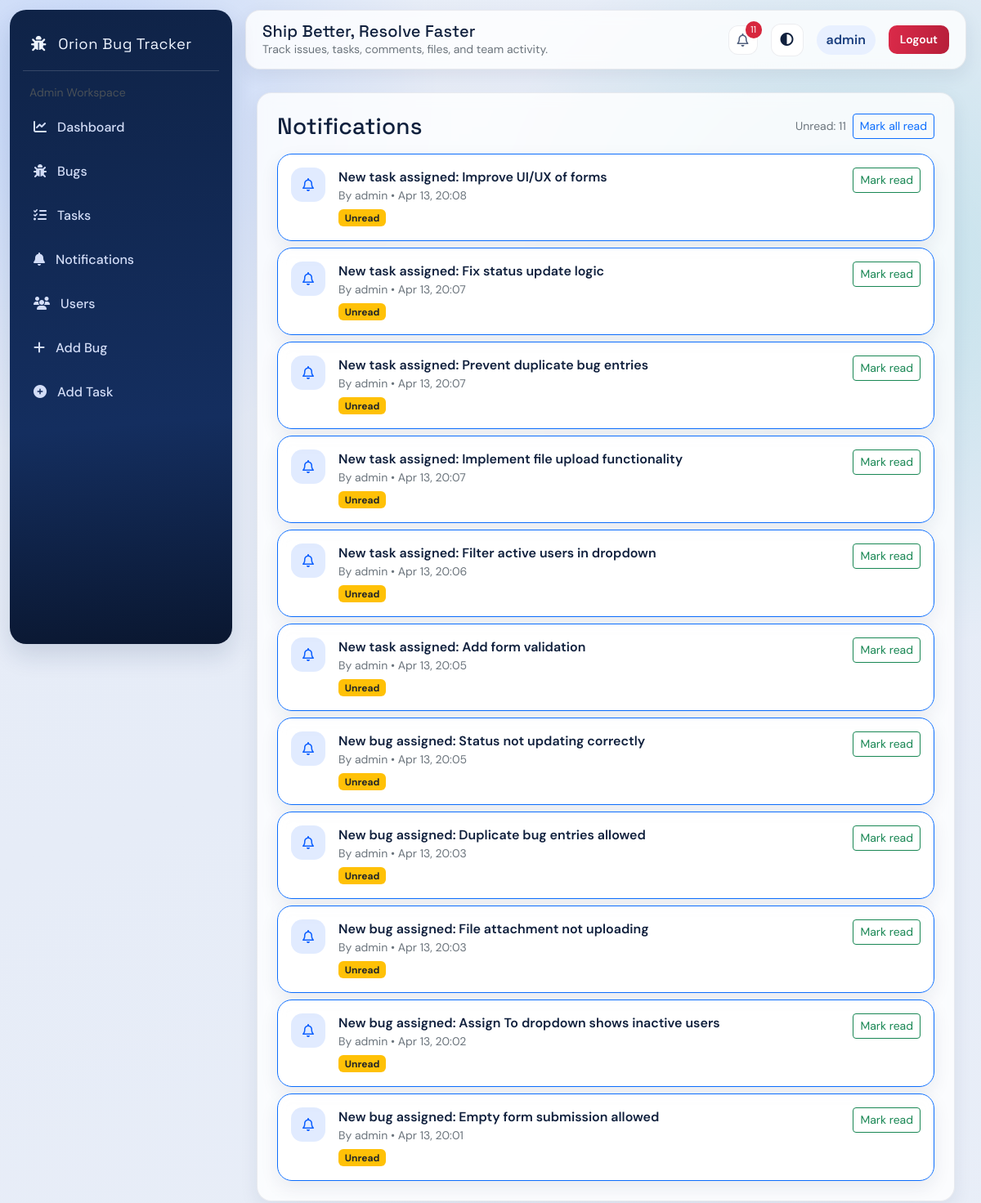
Page /notifications/ (signed in) on the committed database.
### tracker/models.py (models this page shows)
class Notification(models.Model):
    recipient = models.ForeignKey(User, on_delete=models.CASCADE, related_name='notifications')
    actor = models.ForeignKey(User, on_delete=models.SET_NULL, null=True, blank=True, related_name='sent_notifications')
    message = models.CharField(max_length=255)
    bug = models.ForeignKey(Bug, on_delete=models.CASCADE, null=True, blank=True)
    task = models.ForeignKey(Task, on_delete=models.CASCADE, null=True, blank=True)
    is_read = models.BooleanField(default=False)
    created_at = models.DateTimeField(auto_now_add=True)
    class Meta:
        ordering = ['-created_at']

### tracker/views.py (the view)
# urls.py: path('notifications/', views.notifications_view, name='notifications'),
@login_required
def notifications_view(request):
    if request.user.is_superuser:
        notifications = Notification.objects.all()   # ✅ ADMIN sees all
    else:
        notifications = Notification.objects.filter(recipient=request.user)
    return render(request, 'notifications.html', {
        'notifications': notifications,
        'unread_notifications_count': notifications.filter(is_read=False).count(),
    })

### tracker/context_processors.py (called while the page is built)
def notification_count(request):
    if request.user.is_authenticated:
        if request.user.is_superuser:
            count = Notification.objects.filter(is_read=False).count()
        else:
            count = Notification.objects.filter(
                recipient=request.user,
                is_read=False
            ).count()
    else:
        count = 0
    return {
        'unread_notifications_count': count,              # ✅ for navbar
        'global_unread_notifications_count': count        # ✅ for admin dashboard
    }

### templates/notifications.html (shortened to what this page needs)
{% extends 'base_app.html' %}
{% block content %}
<div class="modern-panel p-3 p-md-4">
    <div class="d-flex justify-content-between align-items-center mb-3 flex-wrap gap-2">
        <h3 class="mb-0">Notifications</h3>
        <div class="d-flex gap-2 align-items-center flex-wrap">
            <span class="text-secondary small">Unread: {{ unread_notifications_count }}</span>
            <form method="POST" action="/notifications/mark-all/">
                <button class="btn btn-sm btn-outline-primary">Mark all read</button>
            </form>
        </div>
    </div>
    {% if notifications %}
    <div class="d-grid gap-2">
        {% for note in notifications %}
        <div class="ui-card p-3 {% if not note.is_read %}border-primary{% endif %}">
            <div class="d-flex justify-content-between align-items-start gap-3">
                <div class="d-flex gap-3">
                    <div class="ui-icon">
                        <i class="fa-regular fa-bell"></i>
                    </div>
                    <div>
                        <div class="fw-semibold">{{ note.message }}</div>
                        <div class="small text-secondary">
                            {% if note.actor %}By {{ note.actor.username }}{% else %}System{% endif %} • {{ note.created_at|date:"M d, H:i" }}
                        </div>
                        <div class="mt-1">
                            {% if note.is_read %}
                                <span class="badge text-bg-success">Read</span>
                            {% else %}
                                <span class="badge text-bg-warning text-dark">Unread</span>
                            {% endif %}
                        </div>
                    </div>
                </div>
                <form method="POST" action="/notifications/{{ note.id }}/toggle/">
                    <button class="btn btn-sm {% if note.is_read %}btn-outline-secondary{% else %}btn-outline-success{% endif %}">
                        {% if note.is_read %}Mark unread{% else %}Mark read{% endif %}
                    </button>
                </form>
            </div>
        </div>
        {% endfor %}
    </div>
    {% else %}
    <div class="empty-state">
        <i class="fa-regular fa-bell fa-2x mb-2"></i>
        <div class="fw-semibold">No notifications yet</div>
        <div class="small">You’ll see task and bug activity here.</div>
    </div>
    {% endif %}
</div>
{% endblock %}

### templates/base_app.html (shortened to what this page needs)
<!DOCTYPE html>
<html>
<head>
    <link href="https://cdn.jsdelivr.net/npm/bootstrap@5.3.0/dist/css/bootstrap.min.css" rel="stylesheet">
    <link rel="stylesheet" href="https://cdnjs.cloudflare.com/ajax/libs/font-awesome/6.5.0/css/all.min.css">
</head>
<body>
<div class="sidebar">
    <div class="brand">
        <i class="fa-solid fa-bug"></i> Orion Bug Tracker
    </div>
    <div class="px-2 pb-2 text-light-emphasis small">
        {% if request.user.is_superuser %}
            Admin Workspace
        {% else %}
            User Workspace
        {% endif %}
    </div>
    {% if request.user.is_superuser %}
    <a href="/admin-dashboard/"><i class="fas fa-chart-line"></i> Dashboard</a>
    {% else %}
    <a href="/dashboard/"><i class="fas fa-chart-line"></i> Dashboard</a>
    {% endif %}
    <a href="/bugs/"><i class="fas fa-bug"></i> Bugs</a>
    <a href="/tasks/"><i class="fas fa-tasks"></i> Tasks</a>
    <a href="/notifications/"><i class="fas fa-bell"></i> Notifications</a>
    {% if request.user.is_superuser %}
        <a href="/users/"><i class="fas fa-users"></i> Users</a>
        <a href="/add-bug/"><i class="fas fa-plus"></i> Add Bug</a>
        <a href="/add-task/"><i class="fas fa-plus-circle"></i> Add Task</a>
    {% endif %}
</div>
<div class="topbar d-flex justify-content-between align-items-center modern-panel">
    <div>
        <h5 class="mb-0">Ship Better, Resolve Faster</h5>
        <div class="small text-secondary">Track issues, tasks, comments, files, and team activity.</div>
    </div>
    <div class="d-flex align-items-center gap-3">
        {% if request.user.is_superuser %}
        <div class="dropdown">
            <button
                type="button"
                class="icon-badge dropdown-toggle"
                data-bs-toggle="dropdown"
                aria-expanded="false"
                title="Notifications"
            >
                <i class="fa-regular fa-bell"></i>
                {% if global_unread_notifications_count > 0 %}
                    <span class="notification-dot">
                       {{ global_unread_notifications_count }}
                    </span>
                {% endif %}
            </button>
        </div>
        {% endif %}
        <button type="button" class="theme-toggle" id="themeToggle" title="Toggle theme" aria-label="Toggle theme">
            <i class="fa-solid fa-circle-half-stroke"></i>
        </button>
        <span class="avatar-pill">{{ request.user.username }}</span>
        <a href="/logout/" class="btn btn-danger btn-sm logout-btn">Logout</a>
    </div>
</div>
<div class="content">
    {% block content %}{% endblock %}
</div>
</body>
</html>

### templates/base_app.html (style rules this page uses)
:root { --bg: #e6ecf7; --bg-grad-1: rgba(11, 95, 255, 0.16); --bg-grad-2: rgba(0, 166, 166, 0.16); --surface: rgba(255, 255, 255, 0.8); --surface-solid: #ffffff; --ink: #10203d; --muted: #4f5e7c; --brand: #0b5fff; --brand-2: #00a6a6; --danger: #d7263d; --line: rgba(16, 32, 61, 0.08); --shadow: 0 14px 30px rgba(13, 40, 95, 0.14); }
body { margin: 0; min-height: 100vh; background: radial-gradient(circle at 8% 8%, var(--bg-grad-1), transparent 25%), radial-gradient(circle at 88% 22%, var(--bg-grad-2), transparent 30%), linear-gradient(160deg, color-mix(in srgb, var(--bg) 92%, white 8%) 0%, var(--bg) 55%, color-mix(in srgb, var(--bg) 90%, white 10%) 100%); font-family: 'DM Sans', sans-serif; color: var(--ink); transition: background 0.25s ease, color 0.25s ease; }
.sidebar { width: 272px; height: calc(100vh - 24px); position: fixed; top: 12px; left: 12px; background: linear-gradient(175deg, #0f2347 0%, #142e5f 65%, #0a1730 100%); color: #eef4ff; padding: 22px 16px; border-radius: 20px; box-shadow: var(--shadow); z-index: 1020; }
.brand { font-family: 'Space Grotesk', sans-serif; font-size: 1.15rem; letter-spacing: 0.5px; padding: 6px 10px 18px; border-bottom: 1px solid rgba(255, 255, 255, 0.16); margin-bottom: 16px; }
.sidebar a { display: block; color: #d3ddf7; padding: 11px 12px; border-radius: 10px; text-decoration: none; transition: 0.25s; margin-bottom: 6px; border: 1px solid transparent; font-weight: 500; }
.sidebar i { margin-right: 9px; }
.topbar { margin-left: 300px; margin-right: 18px; margin-top: 12px; background: var(--surface); border: 1px solid var(--line); padding: 13px 20px; border-radius: 16px; backdrop-filter: blur(8px); box-shadow: 0 8px 20px rgba(22, 40, 75, 0.08); }
.content { margin-left: 300px; margin-right: 18px; margin-top: 14px; margin-bottom: 18px; padding: 14px; }
.modern-panel { background: var(--surface); border: 1px solid var(--line); border-radius: 18px; box-shadow: 0 8px 22px rgba(20, 42, 80, 0.08); backdrop-filter: blur(8px); }
.ui-card { background: var(--surface); border: 1px solid var(--line); border-radius: 18px; box-shadow: 0 8px 22px rgba(20, 42, 80, 0.08); backdrop-filter: blur(8px); transition: transform 0.2s ease, box-shadow 0.2s ease, background 0.2s ease; }
.ui-icon { width: 42px; height: 42px; border-radius: 14px; display: inline-flex; align-items: center; justify-content: center; background: color-mix(in srgb, var(--brand) 12%, transparent); color: var(--brand); flex: 0 0 auto; }
.theme-toggle { width: 40px; height: 40px; border-radius: 12px; border: 1px solid var(--line); background: var(--surface-solid); color: var(--ink); }
.avatar-pill { background: #e8f0ff; color: #1b3f7f; border-radius: 999px; padding: 6px 12px; font-weight: 600; }
.icon-badge { width: 36px; height: 36px; border-radius: 12px; display: inline-flex; align-items: center; justify-content: center; position: relative; border: 1px solid var(--line); color: var(--muted); text-decoration: none; background: var(--surface-solid); }
.icon-badge.dropdown-toggle::after { display: none; }
.notification-dot { position: absolute; top: -6px; right: -6px; font-size: 0.72rem; min-width: 20px; padding: 2px 6px; border-radius: 999px; background: var(--danger); color: #fff; }
.logout-btn { border-radius: 10px; background: linear-gradient(100deg, #db2a49 0%, #b61f3a 100%); border: 0; padding: 7px 14px; font-weight: 600; }
h2, h3, h4, h5 { font-family: 'Space Grotesk', sans-serif; letter-spacing: 0.2px; }

### rows in the picture
Notification: message "New task assigned: Improve UI/UX of forms", actor.username "admin", created_at "Apr 13, 20:08", is_read "Unread"
Notification: message "New task assigned: Fix status update logic", actor.username "admin", created_at "Apr 13, 20:07", is_read "Unread"
Notification: message "New task assigned: Prevent duplicate bug entries", actor.username "admin", created_at "Apr 13, 20:07", is_read "Unread"
Notification: message "New task assigned: Implement file upload functionality", actor.username "admin", created_at "Apr 13, 20:07", is_read "Unread"
Notification: message "New task assigned: Filter active users in dropdown", actor.username "admin", created_at "Apr 13, 20:06", is_read "Unread"
Notification: message "New task assigned: Add form validation", actor.username "admin", created_at "Apr 13, 20:05", is_read "Unread"
Notification: message "New bug assigned: Status not updating correctly", actor.username "admin", created_at "Apr 13, 20:05", is_read "Unread"
Notification: message "New bug assigned: Duplicate bug entries allowed", actor.username "admin", created_at "Apr 13, 20:03", is_read "Unread"
Notification: message "New bug assigned: File attachment not uploading", actor.username "admin", created_at "Apr 13, 20:03", is_read "Unread"
Notification: message "New bug assigned: Assign To dropdown shows inactive users", actor.username "admin", created_at "Apr 13, 20:02", is_read "Unread"
Notification: message "New bug assigned: Empty form submission allowed", actor.username "admin", created_at "Apr 13, 20:01", is_read "Unread"

### other values in the picture
{{ global_unread_notifications_count }} "11"
{{ request.user.username }} "admin"
{{ unread_notifications_count }} "11"
